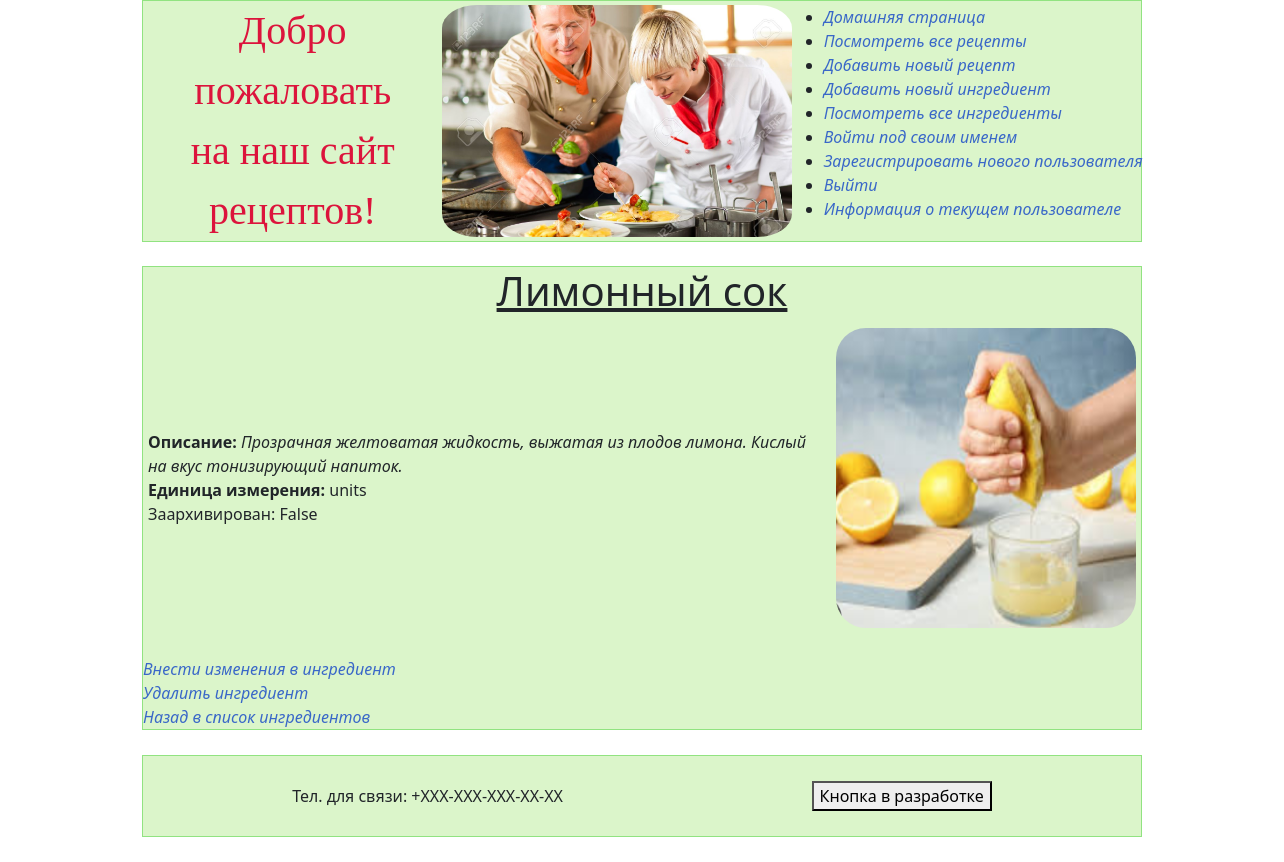
/ingred/23/, run on an earlier commit of the app's database.
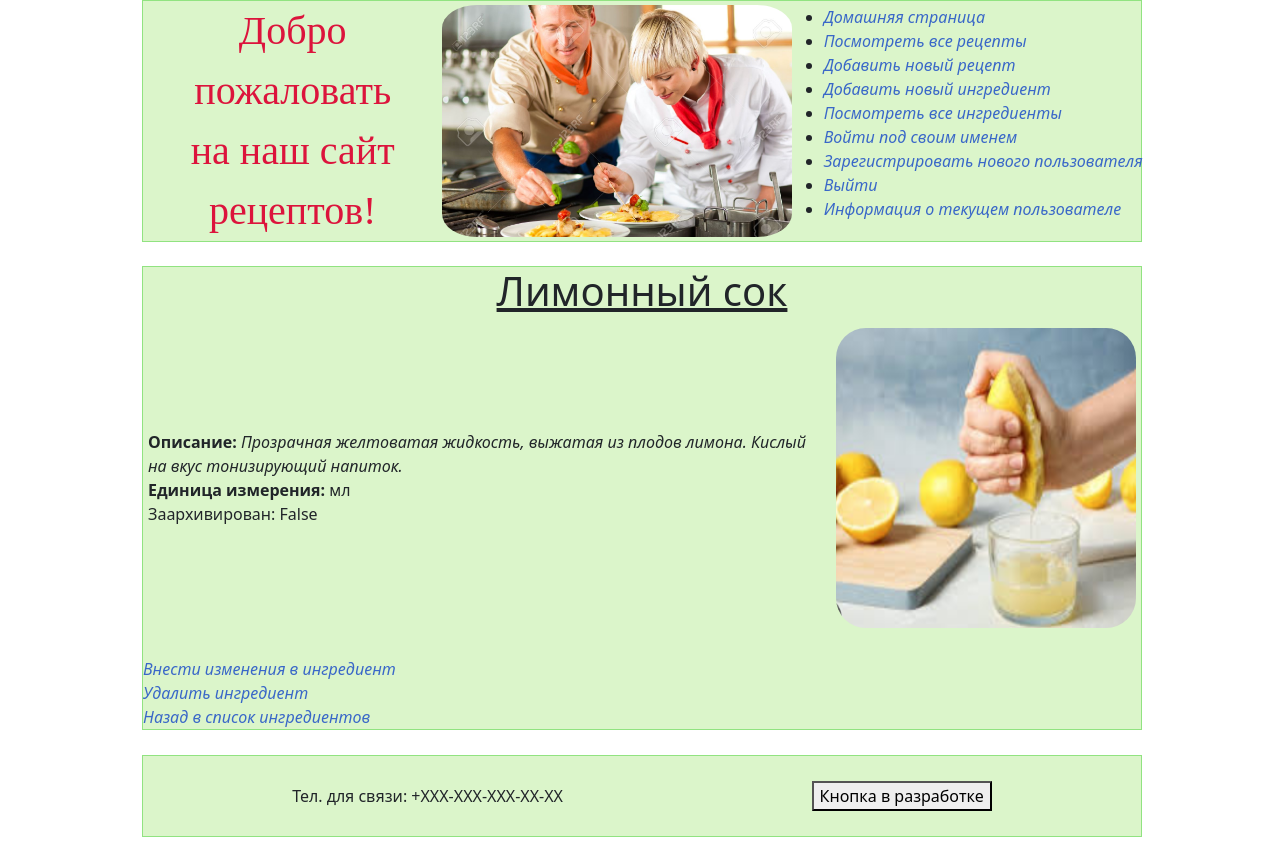
And on a later commit of the database.
### recipeapp/models.py (models this page shows, shortened)
class Ingredient(models.Model):
    class Meta:
        ordering = ["name", 'measurement_unit']
    name = models.CharField(max_length=100, db_index=True)
    description = models.TextField(null=False, blank=True, db_index=True)
    measurement_unit = models.CharField(max_length=20, default='units')
    archived = models.BooleanField(default=False)
    preview = models.ImageField(null=True, blank=True, upload_to=ingredient_preview_directory_path)

### recipeapp/views.py (the view)
# urls.py: path('ingred/<int:pk>/', IngredientDetailsView.as_view(), name='ingredient_details'),
class IngredientDetailsView(DetailView):
    template_name = 'recipeapp/ingredient-details.html'
    queryset = Ingredient.objects.prefetch_related('images')
    context_object_name = 'ingredient'

### recipeapp/templates/recipeapp/ingredient-details.html (shortened to what this page needs)
{% extends 'recipeapp/base.html' %}
{% block body %}
<div class="fixed-container">
    <h1 class="section-header">{{ ingredient.name }}</h1>
    <div class="ingred-details">
        <div class="ingred-det-data">
            <div><b>Описание:</b> <em>{{ ingredient.description }}</em></div>
            <div><b>Единица измерения:</b> {{ ingredient.measurement_unit }}</div>
            <div>Заархивирован: {{ ingredient.archived }}</div>
        </div>
        {% if ingredient.preview %}
        <div class="ingred-det-img">
            <img src="{{ ingredient.preview.url }}" alt="{{ ingredient.preview.name }}">
        </div>
        {% endif %}
    </div>
    <br>
    <div>
        <a href="{% url 'recipeapp:ingredient_update' pk=ingredient.pk %}">Внести изменения в ингредиент</a>
    </div>
    <div>
        <a href="{% url 'recipeapp:ingredient_delete' pk=ingredient.pk %}">Удалить ингредиент</a>
    </div>
    <div>
        <a href="{% url 'recipeapp:ingredients_list' %}">Назад в список ингредиентов</a>
    </div>
</div>
{% endblock %}

What changed in the data, as far as the page shows it:
changed Ingredient "Лимонный сок": measurement_unit "units" → "мл"
